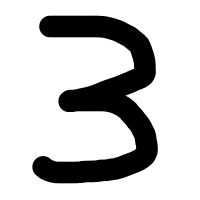
#> input picture 手書き文字認識(サポートベクターマシン)/tegaki.png, 200 x 200 px
$ jupyter execute '手書き文字認識(サポートベクターマシン).ipynb'   (shell and % lines are left out)
#> lines starting #> are read from the running program, lines starting #| are printed output that depends on the picture
[cell 1]
from sklearn.datasets import load_digits
from matplotlib import pylab as plt
from sklearn.model_selection import train_test_split as split
from sklearn import svm
import numpy as np
from PIL import Image
import joblib

digits = load_digits()

x, x_test, y, y_test = split(digits.data, digits.target)

# clf = svm.SVC()
clf = svm.LinearSVC()
clf.fit(x, y)

pred = clf.predict(x_test)
result = list(pred == y_test).count(True) / len(y_test)
print("正解率=" + str(result))

joblib.dump(clf, "digits.pkl", compress=True)

#以下用意した手書き文字判定
png_file = "tegaki.png"

#画像ファイルを開く
img = Image.open(png_file)
#> img is the input picture: PIL image 200x200 RGB; min 0, max 255, mean 198.3
plt.imshow(img)

#データを２次元配列から１次元配列に変換
img.thumbnail((8, 8), Image.LANCZOS) #リサイズ
img = img.convert("L") #グレースケールに
plt.imshow(img, cmap = "gray")

img_a = np.array(img, 'f') #画像⇨配列
img_a = 255 - img_a #ネガポジ変換
img_a = img_a //16 #0-16の範囲に揃える
img_a = img_a.reshape(-1,) #１次元に変換
#> img_a = 64 values, max 14 at index 28, min 0 at index 0, mean 3.66

clf = joblib.load("digits.pkl") #学習モデルを読み込んで判定
result = clf.predict([img_a])
#> result = [0]
print(result)
#| [0]
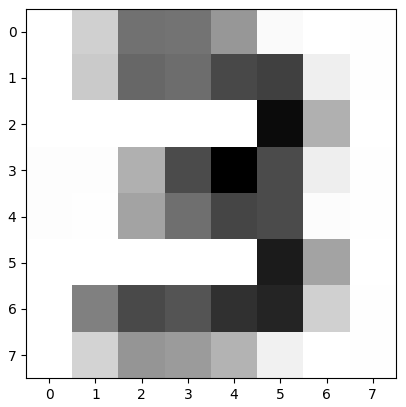
#> figure drawn by matplotlib, 1 panel
